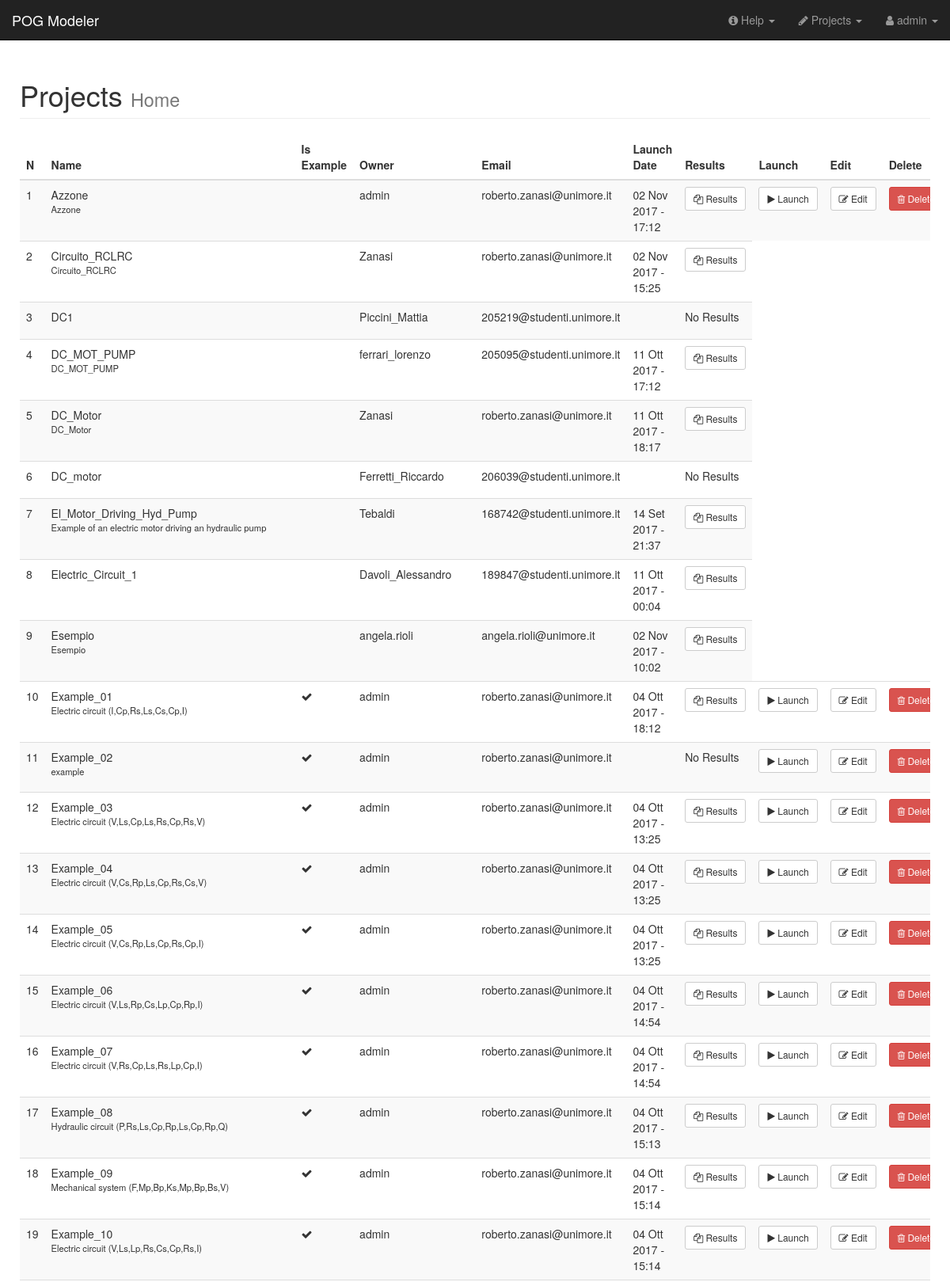
Screenshot of / (signed in, upper part) with the database file from the repository.
### AWD_Zanasi/models.py (models this page shows, shortened)
class Project(models.Model):
    name = models.CharField(max_length=200, default='project', help_text='Project name')
    user = models.ForeignKey(settings.AUTH_USER_MODEL, default='admin')
    matlab_file = models.FileField(upload_to=matlab_file_path, help_text="Matlab POG code file",  blank=True, null=True)
    proj_desc = models.CharField(max_length=400, blank=True, null=True, help_text="Project description")
    launch_date = models.DateTimeField(verbose_name='Launch Date', blank=True,
                                       null=True, help_text='Project last execution date')
    is_example = models.BooleanField(default=False,
                                     help_text='Used only by an Admin user to mark a project as an example for users.')

### AWD_Zanasi/views.py (the view)
# urls.py: url(r'^$', views.index, name='index'),
def index(request):
    if request.user.is_authenticated:
        if request.user.is_superuser:
            projects = Project.objects.all().order_by('name')
            results = ProjectOutput.objects.all()
        else:
            projects = Project.objects.filter(user=request.user).order_by('name')
            results = ProjectOutput.objects.filter(project__in=projects)
        return render(request, 'AWD_Zanasi/home.html',
                      {
                          'projects': projects,
                          'project_outputs': results
                      }
                      )
    return render(request, 'AWD_Zanasi/home.html')

### AWD_Zanasi/templates/AWD_Zanasi/home.html (shortened to what this page needs)
{% extends "AWD_Zanasi/base.html" %}
{% block container %}
    <div class="container-fluid">
        {% if user.is_authenticated %}
            <div class="row">
                <div class="col-lg-12">
                    <h1 class="page-header">
                        Projects
                        <small>Home</small>
                    </h1>
                </div>
            </div>
            <div class="table-responsive">
                <table class="table table-hover table-striped sortable">
                    <thead>
                    <tr>
                        <th>N</th>
                        <th>Name</th>
                        {% if user.is_superuser %}
                            <th>Is Example</th>
                            <th>Owner</th>
                            <th>Email</th>
                        {% endif %}
                        <th>Launch Date</th>
                        <th>Results</th>
                        <th>Launch</th>
                        <th>Edit</th>
                        <th>Delete</th>
                    </tr>
                    </thead>
                    <tbody>
                    {% for project in projects %}
                        <tr>
                            <td>{{ forloop.counter }}</td>
                            <td>{{ project.name }}<br><p style="white-space: nowrap; overflow: hidden;  text-overflow: ellipsis; max-width: 300px; font-size:80%">{{ project.proj_desc}}</p></td>
                            {% if user.is_superuser %}
                                <td>{% if project.is_example == 1 %} <i class="fa fa-check" aria-hidden="true"></i> {% endif %} </td>
                                <td>{{ project.user.username }}</td>
                                <td>{{ project.user.email }}</td>
                            {% endif %}
                            <td>{{ project.launch_date|date:"d M Y - H:i" }}</td>
                            {% if project.launch_date %}
                                <td><a class="btn btn-default btn-sm" role="button"
                                       href="{% url 'project_results' project.id %}"><i class="fa fa-files-o"></i>
                                    Results</a></td>
                            {% else %}
                                <td>No Results</td>
                            {% endif %}
                            {% if user.username == project.user.username  %}
                            <td><a id="launchproj" class="btn btn-default btn-sm" role="button"
                                   href="{% url 'launch_project' project.id %}"><i class="fa fa-play"></i>
                                Launch</a></td>
                            <td><a class="btn btn-default btn-sm" role="button"
                                   href="{% url 'edit_project' project.id %}"><i class="fa fa-edit"></i> Edit</a></td>
                            <th>
                                <form id="deleteForm"
                                      class="form-horizontal"
                                      action="{% url 'delete_project' project.id %}"
                                      method="POST"
                                      onsubmit="return confirm('Are you sure you want to delete Project {{ project.name }}?' );">
                                    <button type="submit" class="btn btn-danger btn-sm" value="Submit Button">
                                        <i class=" fa fa-trash-o"></i> Delete
                                    </button>
                                </form>
                            </th>
                            {% endif %}
                        </tr>
                    {% endfor %}
                    </tbody>
                </table>
            </div>
        {% endif %}
    </div>
{% endblock %}

### AWD_Zanasi/templates/AWD_Zanasi/base.html (shortened to what this page needs)
{% load staticfiles %}
<!DOCTYPE html>
<html lang="en">
<head>
    {% load static %}
    <link href="{% static "/AWD_Zanasi/css/bootstrap.min.css" %}" rel="stylesheet">
    <link href="{% static "/AWD_Zanasi/css/sb-admin.css" %}" rel="stylesheet">
    <link href="{% static "/AWD_Zanasi/font-awesome/css/font-awesome.min.css" %}" rel="stylesheet" type="text/css">
</head>
<body>
<div id="wrapper">
    <nav class="navbar navbar-inverse navbar-fixed-top" role="navigation">
        <div class="navbar-header">
            <a class="navbar-brand" href="{% url 'index' %}">POG Modeler</a>
        </div>
        <ul class="nav navbar-right top-nav">
            {% if user.is_authenticated %}
                <li class="dropdown">
                    <a href="#" class="dropdown-toggle" data-toggle="dropdown"><i
                            class="fa fa-info-circle"></i> Help <b
                            class="caret"></b></a>
                </li>
                <li class="dropdown">
                    <a href="#" class="dropdown-toggle" data-toggle="dropdown"><i
                            class="fa fa-pencil"></i> Projects <b
                            class="caret"></b></a>
                </li>
                <li class="dropdown">
                    <a href="#" class="dropdown-toggle" data-toggle="dropdown"><i
                            class="fa fa-user"></i> {{ user.username }} <b
                            class="caret"></b></a>
                </li>
            {% else %}
                <li>
                    <a href="{% url 'auth_login' %}"><i class="fa fa-sign-in"></i> Login </a>
                </li>
            {% endif %}
        </ul>
    </nav>
    <div id="page-wrapper">
        {% block container %}
        {% endblock %}
    </div>
</div>
</body>
</html>

### AWD_Zanasi/static/AWD_Zanasi/css/sb-admin.css (style rules this page uses)
body { margin-top: 100px; background-color: #222; }
@media (min-width:768px) { body { margin-top: 50px; } }
#wrapper { padding-left: 0; }
#page-wrapper { width: 100%; padding: 0; background-color: #fff; }
@media (min-width:768px) { #page-wrapper { padding: 10px; } }
.top-nav { padding: 0 15px; }
.top-nav>li { display: inline-block; float: left; }
.top-nav>li>a { padding-top: 15px; padding-bottom: 15px; line-height: 20px; color: #999; }

### rows the page displays
Project: name "Azzone", proj_desc "Azzone", user.username "admin", user.email "roberto.zanasi@unimore.it", launch_date "02 Nov 2017 - 17:12", shows "Results"
Project: name "Circuito_RCLRC", proj_desc "Circuito_RCLRC", user.username "Zanasi", user.email "roberto.zanasi@unimore.it", launch_date "02 Nov 2017 - 15:25", shows "Results"
Project: name "DC1", user.username "Piccini_Mattia", user.email "205219@studenti.unimore.it", shows "No Results"
Project: name "DC_MOT_PUMP", proj_desc "DC_MOT_PUMP", user.username "ferrari_lorenzo", user.email "205095@studenti.unimore.it", launch_date "11 Ott 2017 - 17:12", shows "Results"
Project: name "DC_Motor", proj_desc "DC_Motor", user.username "Zanasi", user.email "roberto.zanasi@unimore.it", launch_date "11 Ott 2017 - 18:17", shows "Results"
Project: name "DC_motor", user.username "Ferretti_Riccardo", user.email "206039@studenti.unimore.it", shows "No Results"
Project: name "El_Motor_Driving_Hyd_Pump", proj_desc "Example of an electric motor driving an hydraulic pump", user.username "Tebaldi", user.email "168742@studenti.unimore.it", launch_date "14 Set 2017 - 21:37", shows "Results"
Project: name "Electric_Circuit_1", user.username "Davoli_Alessandro", user.email "189847@studenti.unimore.it", launch_date "11 Ott 2017 - 00:04", shows "Results"
Project: name "Esempio", proj_desc "Esempio", user.username "angela.rioli", user.email "angela.rioli@unimore.it", launch_date "02 Nov 2017 - 10:02", shows "Results"
Project: name "Example_01", proj_desc "Electric circuit (I,Cp,Rs,Ls,Cs,Cp,I)", is_example True (drawn), user.username "admin", user.email "roberto.zanasi@unimore.it", launch_date "04 Ott 2017 - 18:12", shows "Results"
Project: name "Example_02", proj_desc "example", is_example True (drawn), user.username "admin", user.email "roberto.zanasi@unimore.it", shows "No Results"
Project: name "Example_03", proj_desc "Electric circuit (V,Ls,Cp,Ls,Rs,Cp,Rs,V)", is_example True (drawn), user.username "admin", user.email "roberto.zanasi@unimore.it", launch_date "04 Ott 2017 - 13:25", shows "Results"
Project: name "Example_04", proj_desc "Electric circuit (V,Cs,Rp,Ls,Cp,Rs,Cs,V)", is_example True (drawn), user.username "admin", user.email "roberto.zanasi@unimore.it", launch_date "04 Ott 2017 - 13:25", shows "Results"
Project: name "Example_05", proj_desc "Electric circuit (V,Cs,Rp,Ls,Cp,Rs,Cp,I)", is_example True (drawn), user.username "admin", user.email "roberto.zanasi@unimore.it", launch_date "04 Ott 2017 - 13:25", shows "Results"
Project: name "Example_06", proj_desc "Electric circuit (V,Ls,Rp,Cs,Lp,Cp,Rp,I)", is_example True (drawn), user.username "admin", user.email "roberto.zanasi@unimore.it", launch_date "04 Ott 2017 - 14:54", shows "Results"
Project: name "Example_07", proj_desc "Electric circuit (V,Rs,Cp,Ls,Rs,Lp,Cp,I)", is_example True (drawn), user.username "admin", user.email "roberto.zanasi@unimore.it", launch_date "04 Ott 2017 - 14:54", shows "Results"
Project: name "Example_08", proj_desc "Hydraulic circuit (P,Rs,Ls,Cp,Rp,Ls,Cp,Rp,Q)", is_example True (drawn), user.username "admin", user.email "roberto.zanasi@unimore.it", launch_date "04 Ott 2017 - 15:13", shows "Results"
Project: name "Example_09", proj_desc "Mechanical system (F,Mp,Bp,Ks,Mp,Bp,Bs,V)", is_example True (drawn), user.username "admin", user.email "roberto.zanasi@unimore.it", launch_date "04 Ott 2017 - 15:14", shows "Results"
Project: name "Example_10", proj_desc "Electric circuit (V,Ls,Lp,Rs,Cs,Cp,Rs,I)", is_example True (drawn), user.username "admin", user.email "roberto.zanasi@unimore.it", launch_date "04 Ott 2017 - 15:14", shows "Results"

### other values shown
{{ user.username }} "admin"
